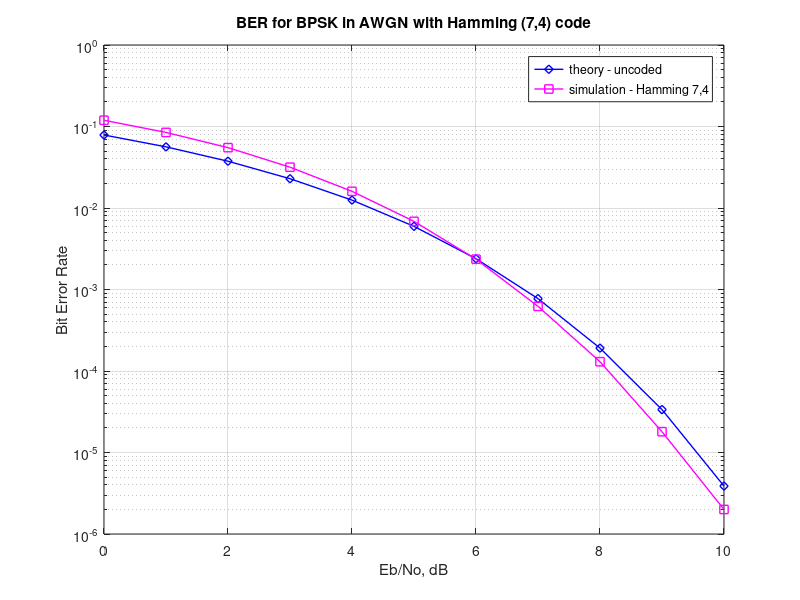

Reproduce this figure in MATLAB.
%Assignment 2 EEEN40060
clear;
clc;

% Constants
N = 1e6;
k = 4;
n = 7;
Eb_N0_dB = 0:1:10;

% Matrices
A = [1 1 0; 0 1 1; 1 1 1; 1 0 1];
G = [A eye(k)];
H = [eye(n-k) A'];

% Noise and energy
Eb_N0_dB_lin = 10.^(Eb_N0_dB/10);
sigma = 1;
N0 = 2*sigma^2;
eb = Eb_N0_dB_lin * N0;
ec = eb * (k/n);

% Hamming 7,4 Decoding
syndrome_lookup = [0,0,0;0,0,1;0,1,0;0,1,1;1,0,0;1,0,1;1,1,0;1,1,1];
error_vector = [0,0,0,0,0,0,0;0,0,1,0,0,0,0;0,1,0,0,0,0,0;0,0,0,0,1,0,0;1,0,0,0,0,0,0;0,0,0,0,0,0,1;0,0,0,1,0,0,0;0,0,0,0,0,1,0];

number_of_errors = zeros(1, length(Eb_N0_dB));

for x = 1:length(Eb_N0_dB)
    disp(['Iteration: ' num2str(x)]);
    
    % Generate random data
    data = rand(1,N) > 0.5;
    data_split = reshape(data, 4, N/4).';
    
    % Encoding and modulation
    codeword = mod(data_split * G, 2);
    codewordM = codeword * 2 - 1; % Convert 0s to -1 and 1s remain 1
    codewordM = codewordM * sqrt(ec(x));
    
    % Add noise
    noise = sqrt(N0/2) * randn(N/4, 7);
    codewordM_noise = codewordM + noise;
    
    % Receiver 
    codeword_received = codewordM_noise > 0;
    
    % Hamming decoder
    syndrome = mod(codeword_received * H', 2);
    [~, RowIdx] = ismember(syndrome, syndrome_lookup, 'rows');
    error_vec = error_vector(RowIdx,:);
    codeword_received_corrected = mod(codeword_received + error_vec, 2);
    
    % Count errors
    number_of_errors(x) = sum(sum(codeword_received_corrected(:, k:n) ~= codeword(:, k:n)));
end

% Results
BER_theoretical = 0.5 * erfc(sqrt(10.^(Eb_N0_dB/10)));
BER_simulated = number_of_errors/N;

% Plot
figure;
semilogy(Eb_N0_dB, BER_theoretical, 'bd-', 'LineWidth', 1);
hold on;
semilogy(Eb_N0_dB, BER_simulated, 'ms-', 'LineWidth', 1);
grid on;
legend('theory - uncoded', 'simulation - Hamming 7,4');
xlabel('Eb/No, dB');
ylabel('Bit Error Rate');
title('BER for BPSK in AWGN with Hamming (7,4) code');
